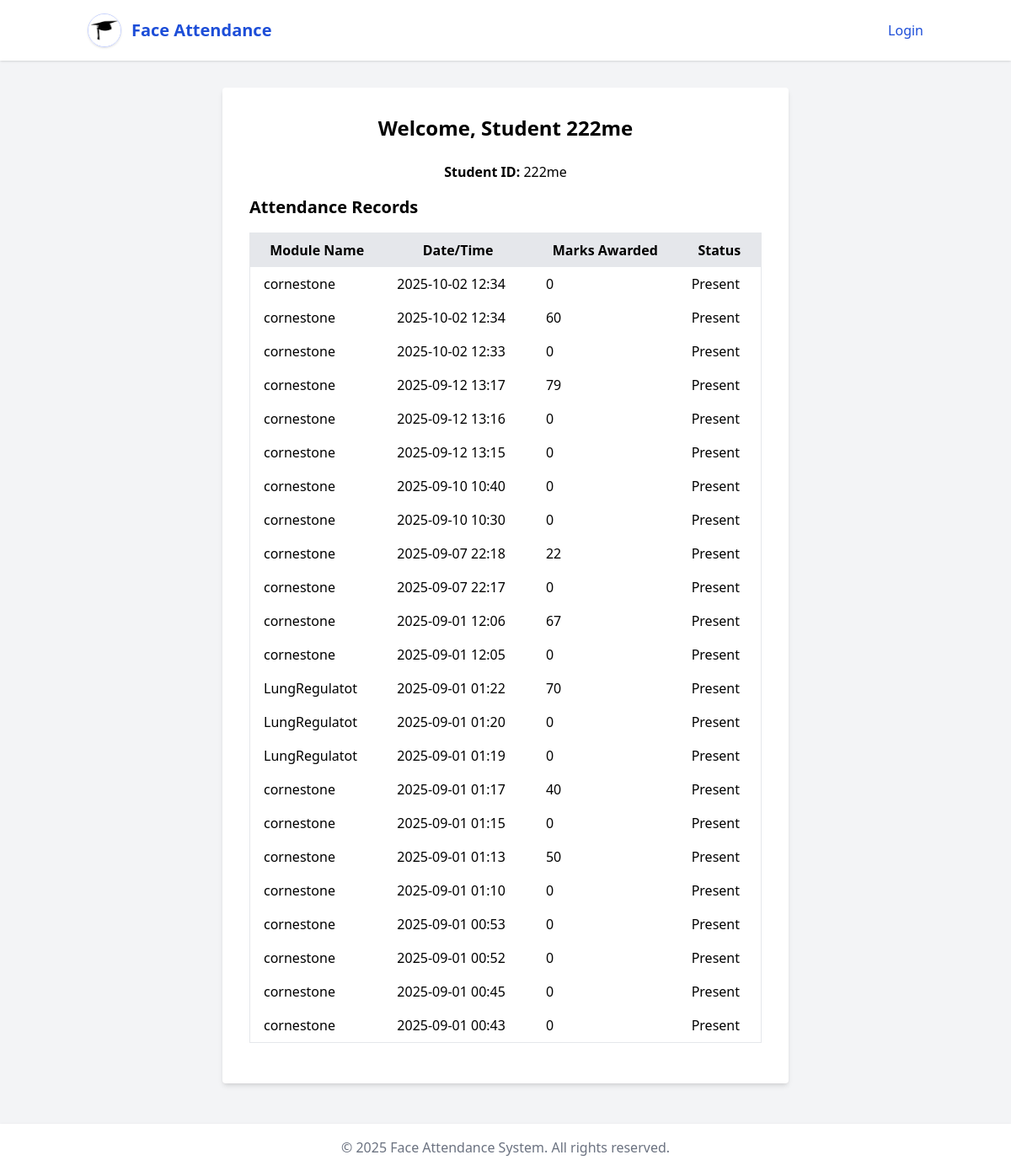
Screenshot of /student-dashboard (signed in) with the database file from the repository.
### models.py (models this page shows, shortened)
class Student(db.Model):
    id = db.Column(db.Integer, primary_key=True)
    student_id_number = db.Column(db.String(64), unique=True, nullable=False)
    name = db.Column(db.String(128), nullable=False)
    username = db.Column(db.String(128), unique=True, nullable=False)
    face_encoding = db.Column(db.LargeBinary)
    password_hash = db.Column(db.String(128))
    qualification_id = db.Column(db.Integer, db.ForeignKey('qualification.id'))
    qualification = db.relationship('Qualification', backref=db.backref('students', lazy=True))

class AttendanceRecord(db.Model):
    id = db.Column(db.Integer, primary_key=True)
    student_id = db.Column(db.Integer, db.ForeignKey('student.id'), nullable=False)
    module_id = db.Column(db.Integer, db.ForeignKey('module.id'), nullable=False)
    qualification_id = db.Column(db.Integer, db.ForeignKey('qualification.id'), nullable=False)
    date_time = db.Column(db.DateTime, default=datetime.utcnow)
    marks = db.Column(db.Integer, default=0)
    status = db.Column(db.String(16), nullable=False)  # "Present" or "Absent"
    student = db.relationship('Student', backref='attendance_records')
    module = db.relationship('Module')
    qualification = db.relationship('Qualification')

class Module(db.Model):
    id = db.Column(db.Integer, primary_key=True)
    name = db.Column(db.String(128), nullable=False)
    qualification_id = db.Column(db.Integer, db.ForeignKey('qualification.id'), nullable=False)
    qualification = db.relationship('Qualification', backref=db.backref('modules', lazy=True))

### app.py (the view)
@app.route('/student-dashboard')
def student_dashboard():
    from flask import render_template, session, redirect, url_for
    import datetime
    from sqlalchemy.orm import joinedload
    current_year = datetime.datetime.now().year
    student_id = session.get('student_id')
    if not student_id:
        return redirect(url_for('student_login'))
    with app.app_context():
        student = Student.query.filter_by(student_id_number=student_id).first()
        attendance_records = AttendanceRecord.query.options(
            joinedload(AttendanceRecord.module)
        ).filter_by(student_id=student.id).order_by(AttendanceRecord.date_time.desc()).all()
    return render_template(
        'student_dashboard.html',
        student=student,
        attendance_records=attendance_records,
        current_year=current_year
    )

### templates/student_dashboard.html (shortened to what this page needs)
{% extends "base.html" %}
{% block content %}
<div class="bg-white p-8 rounded shadow-md w-full max-w-2xl mx-auto mt-8">
    <h1 class="text-2xl font-bold mb-6 text-center">Welcome, {{ student.name }}</h1>
    <div class="mb-4 text-center">
        <span class="font-semibold">Student ID:</span> {{ student.student_id_number }}
    </div>
    <h2 class="text-xl font-bold mb-4">Attendance Records</h2>
    {% if attendance_records and attendance_records|length > 0 %}
    <table class="w-full border mb-4">
        <thead>
            <tr class="bg-gray-200">
                <th class="px-4 py-2">Module Name</th>
                <th class="px-4 py-2">Date/Time</th>
                <th class="px-4 py-2">Marks Awarded</th>
                <th class="px-4 py-2">Status</th>
            </tr>
        </thead>
        <tbody>
            {% for record in attendance_records %}
            <tr>
                <td class="px-4 py-2">{{ record.module.name }}</td>
                <td class="px-4 py-2">{{ record.date_time.strftime('%Y-%m-%d %H:%M') }}</td>
                <td class="px-4 py-2">{{ record.marks }}</td>
                <td class="px-4 py-2">{{ record.status }}</td>
            </tr>
            {% endfor %}
        </tbody>
    </table>
    {% else %}
    <div class="text-center text-red-600">No attendance records found.</div>
    {% endif %}
</div>
{% endblock %}

### rows the page displays
Student: name "Student 222me", student_id_number "222me"
AttendanceRecord: module.name "cornestone", date_time "2025-10-02 12:34", marks "0", status "Present"
AttendanceRecord: module.name "cornestone", date_time "2025-10-02 12:34", marks "60", status "Present"
AttendanceRecord: module.name "cornestone", date_time "2025-10-02 12:33", marks "0", status "Present"
AttendanceRecord: module.name "cornestone", date_time "2025-09-12 13:17", marks "79", status "Present"
AttendanceRecord: module.name "cornestone", date_time "2025-09-12 13:16", marks "0", status "Present"
AttendanceRecord: module.name "cornestone", date_time "2025-09-12 13:15", marks "0", status "Present"
AttendanceRecord: module.name "cornestone", date_time "2025-09-10 10:40", marks "0", status "Present"
AttendanceRecord: module.name "cornestone", date_time "2025-09-10 10:30", marks "0", status "Present"
AttendanceRecord: module.name "cornestone", date_time "2025-09-07 22:18", marks "22", status "Present"
AttendanceRecord: module.name "cornestone", date_time "2025-09-07 22:17", marks "0", status "Present"
AttendanceRecord: module.name "cornestone", date_time "2025-09-01 12:06", marks "67", status "Present"
AttendanceRecord: module.name "cornestone", date_time "2025-09-01 12:05", marks "0", status "Present"
AttendanceRecord: module.name "LungRegulatot", date_time "2025-09-01 01:22", marks "70", status "Present"
AttendanceRecord: module.name "LungRegulatot", date_time "2025-09-01 01:20", marks "0", status "Present"
AttendanceRecord: module.name "LungRegulatot", date_time "2025-09-01 01:19", marks "0", status "Present"
AttendanceRecord: module.name "cornestone", date_time "2025-09-01 01:17", marks "40", status "Present"
AttendanceRecord: module.name "cornestone", date_time "2025-09-01 01:15", marks "0", status "Present"
AttendanceRecord: module.name "cornestone", date_time "2025-09-01 01:13", marks "50", status "Present"
AttendanceRecord: module.name "cornestone", date_time "2025-09-01 01:10", marks "0", status "Present"
AttendanceRecord: module.name "cornestone", date_time "2025-09-01 00:53", marks "0", status "Present"
AttendanceRecord: module.name "cornestone", date_time "2025-09-01 00:52", marks "0", status "Present"
AttendanceRecord: module.name "cornestone", date_time "2025-09-01 00:45", marks "0", status "Present"
AttendanceRecord: module.name "cornestone", date_time "2025-09-01 00:43", marks "0", status "Present"
